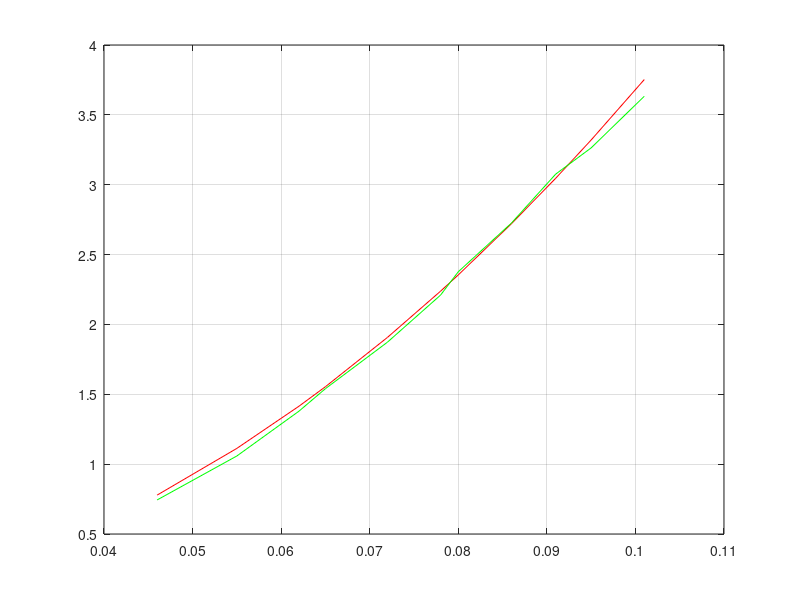

Recreate this plot in MATLAB.
function [ x,y,z,c ] = mdftp1_2(  )
format short
c=cell(12,8);
x=zeros(1,11);
y=zeros(1,11);
z=zeros(1,11);
c{1,1}='m';
c{1,2}='Z';
c{1,3}='Zcg';
c{1,4}='S';
c{1,5}='Lfp';
c{1,6}='(Fp)prat';
c{1,7}='delta((Fp)prat)';
c{1,8}='(Fp)th';
c{2,1}=0.22;
c{3,1}=0.20;
c{4,1}=0.19;
c{5,1}=0.17;
c{6,1}=0.15;
c{7,1}=0.14;
c{8,1}=0.12;
c{9,1}=0.1;
c{10,1}=0.09;
c{11,1}=0.07;
c{12,1}=0.05;
c{2,2}=0.101;
c{3,2}=0.095;
c{4,2}=0.091;
c{5,2}=0.086;
c{6,2}=0.08;
c{7,2}=0.078;
c{8,2}=0.072;
c{9,2}=0.065;
c{10,2}=0.062;
c{11,2}=0.055;
c{12,2}=0.046;
a=0.1;
d=0.1;
b=0.075;
Lp=0.28;
p=1000;
g=9.81;
Zcg=0; 
Zcp=0;
Fpth=0;
Lfp=0;
Fpprat=0;
Fpth=0;
Z=0;
S=0;
dZ=0.001;


for i=2:12
m=c{i,1};    
Z=c{i,2};
Zcg=Z/2;
c{i,3}=Zcg;
S=Z*b;
c{i,4}=S;
Lfp=d+a-(Z/3);
c{i,5}=Lfp;
Fpprat=m*g*(Lp./Lfp);
c{i,6}=Fpprat;
df=Fpprat*(dZ/Z);
c{i,7}=df;
Fpth=p*g*(Z.*b).*(Z./2);
c{i,8}=Fpth;
x(1,i-1)=Z;
y(1,i-1)=Fpth;
z(1,i-1)=Fpprat;




end
plot(x,y,'r')
grid on
hold on
plot(x,z,'g')


end